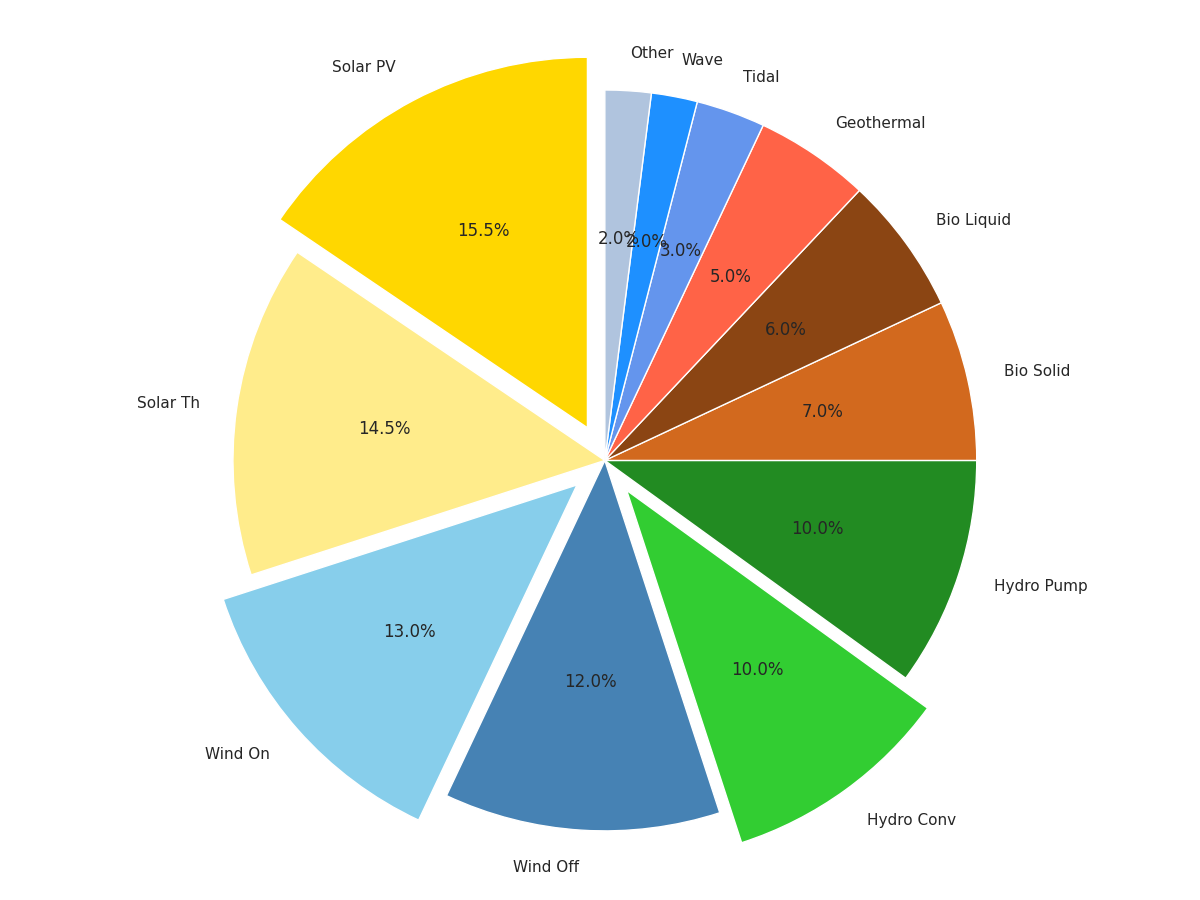

This chart was generated by the following Python code:
import matplotlib.pyplot as plt

energy_sources = [
    'Solar PV', 'Solar Th', 
    'Wind On', 'Wind Off', 
    'Hydro Conv', 'Hydro Pump', 
    'Bio Solid', 'Bio Liquid',
    'Geothermal', 'Tidal', 'Wave', 'Other'
]

percentages = [15.5, 14.5, 13, 12, 10, 10, 7, 6, 5, 3, 2, 2]

colors = [
    '#FFD700', '#FFEC8B', # Solar
    '#87CEEB', '#4682B4', # Wind
    '#32CD32', '#228B22', # Hydropower
    '#D2691E', '#8B4513', # Biomass
    '#FF6347', '#6495ED', # Geothermal, Tidal
    '#1E90FF', '#B0C4DE'  # Wave, Others
]

explode = (0.1, 0, 0.1, 0, 0.1, 0, 0, 0, 0, 0, 0, 0)

plt.figure(figsize=(12, 9))
plt.pie(
    percentages, labels=energy_sources, autopct='%1.1f%%', startangle=90,
    colors=colors, explode=explode
)

# Removed title, legend, and border by omitting wedgeprops.

plt.axis('equal')  # Ensures the pie is drawn as a circle.
plt.tight_layout()

plt.show()
